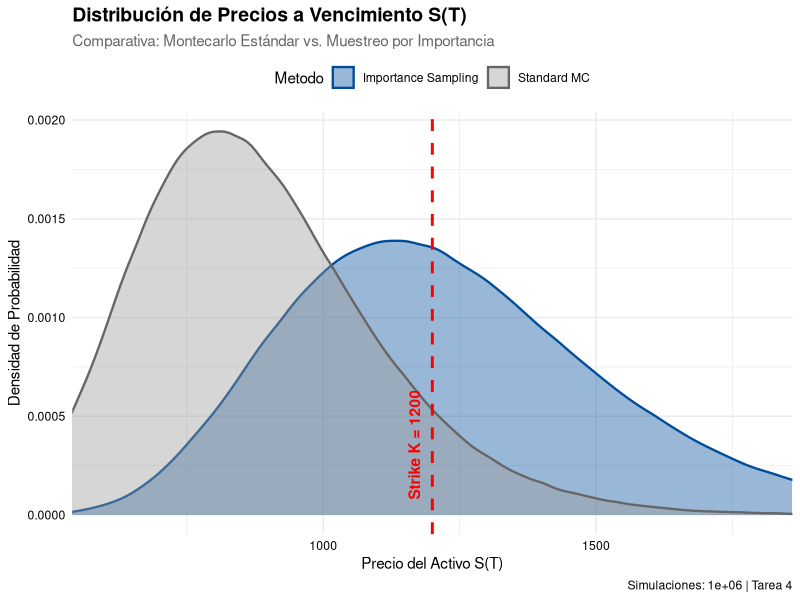

R code for this plot:
# --- PARÁMETROS INICIALES (Coherentes con Tarea 1) ---
S0 <- 800
K <- 1200  # Nota: Prueba a cambiar K a 1200 para ver la magia del IS
T <- 5
r <- 0.02
sigma <- 0.11
M_paths <- 1000000 # Un millón de simulaciones

# --- 1. MONTECARLO ESTÁNDAR (CRUDO) ---
# Simulamos Z ~ N(0,1)
set.seed(1)
Z_crudo <- rnorm(M_paths, mean = 0, sd = 1)

# Fórmula cerrada para ST (solución de la EDO de Black-Scholes)
ST_crudo <- S0 * exp((r - 0.5 * sigma^2) * T + sigma * sqrt(T) * Z_crudo)

# Payoff y Precio
payoff_crudo <- pmax(ST_crudo - K, 0)
precio_mc_crudo <- mean(payoff_crudo) * exp(-r * T)
var_crudo <- var(payoff_crudo * exp(-r * T)) # Varianza del estimador

# --- 2. MUESTREO POR IMPORTANCIA (IMPORTANCE SAMPLING) ---

# Paso clave: Definir 'mu'. ¿Cuánto queremos empujar la simulación?
# Heurística: Queremos que la media de log(ST) se acerque a log(K).
# Esto fuerza a que muchas simulaciones acaben cerca del Strike.
mu_shift <- (log(K / S0) - (r - 0.5 * sigma^2) * T) / (sigma * sqrt(T))

# Simulamos Z* ~ N(mu, 1)
set.seed(1)
Z_is <- rnorm(M_paths, mean = mu_shift, sd = 1) 

# Calculamos ST con las Z desplazadas
ST_is <- S0 * exp((r - 0.5 * sigma^2) * T + sigma * sqrt(T) * Z_is)

# CÁLCULO DEL PESO (Radon-Nikodym)
# W = f(x) / g(x) -> Corrección por haber cambiado la distribución
weights <- exp(-mu_shift * Z_is + 0.5 * mu_shift^2)

# Payoff ponderado
payoff_is <- pmax(ST_is - K, 0) * weights
precio_mc_is <- mean(payoff_is) * exp(-r * T)
var_is <- var(payoff_is * exp(-r * T))

# --- 3. COMPARACIÓN DE RESULTADOS ---

# Precio Black-Scholes (Benchmark exacto)
d1 <- (log(S0/K) + (r + sigma^2/2)*T) / (sigma*sqrt(T))
d2 <- d1 - sigma*sqrt(T)
precio_bs <- S0*pnorm(d1) - K*exp(-r*T)*pnorm(d2)

cat("Resultados Comparativos:\n")
cat("------------------------------------------------\n")
cat("Precio Black-Scholes (Teórico):", round(precio_bs, 4), "\n")
cat("Precio MC Estándar:            ", round(precio_mc_crudo, 4), "\n")
cat("Precio MC Importance Sampling: ", round(precio_mc_is, 4), "\n\n")

cat("Análisis de Eficiencia (Varianza):\n")
cat("------------------------------------------------\n")
cat("Varianza MC Estándar:          ", var_crudo, "\n")
cat("Varianza MC IS:                ", var_is, "\n")
ratio_reduccion <- var_crudo / var_is
cat("Factor de Reducción de Varianza:", round(ratio_reduccion, 2), "veces mejor\n")

# Intervalos de Confianza (al 95%)
error_std_crudo <- sqrt(var_crudo / M_paths)
error_std_is <- sqrt(var_is / M_paths)

cat("\nPrecisión (Ancho del intervalo de confianza):\n")
cat("Error Estándar (Crudo):", round(error_std_crudo, 5), "\n")
cat("Error Estándar (IS):   ", round(error_std_is, 5), "\n")


# --- 4. VISUALIZACIÓN PROFESIONAL CON GGPLOT2 ---

library(ggplot2)


df_plot <- data.frame(
  S_T = c(ST_crudo, ST_is),
  Metodo = factor(rep(c("Standard MC", "Importance Sampling"), each = M_paths))
)

# 2. Definición de límites para el Zoom (Focus Area)
# Nos centramos alrededor del Strike para ver el detalle de las colas
x_min <- K * 0.5
x_max <- K * 1.5

# 3. Generación del Gráfico
g <- ggplot(df_plot, aes(x = S_T, fill = Metodo, color = Metodo)) +
  
  # Geometría de Densidad (con transparencia alpha para ver el solapamiento)
  geom_density(alpha = 0.4, size = 0.8) +
  
  # Línea vertical del Strike
  geom_vline(xintercept = K, linetype = "dashed", color = "red", size = 1) +
  
  # Anotación de texto para el Strike
  annotate("text", x = K, y = 0, label = paste(" Strike K =", K), 
           vjust = -1, hjust = -0.1, color = "red", angle = 90, fontface = "bold") +
  
  # Colores corporativos/académicos (Gris para el base, Azul para el destacado)
  scale_fill_manual(values = c("Importance Sampling" = "#004c99", "Standard MC" = "#999999")) +
  scale_color_manual(values = c("Importance Sampling" = "#004c99", "Standard MC" = "#666666")) +
  
  # Control de ejes y zoom (coord_cartesian no elimina datos, solo hace zoom)
  coord_cartesian(xlim = c(x_min, x_max)) +
  
  # Etiquetas y Títulos
  labs(
    title = "Distribución de Precios a Vencimiento S(T)",
    subtitle = "Comparativa: Montecarlo Estándar vs. Muestreo por Importancia",
    x = "Precio del Activo S(T)",
    y = "Densidad de Probabilidad",
    caption = paste("Simulaciones:", format(M_paths, big.mark=","), "| Tarea 4")
  ) +
  
  # Tema limpio (minimalista, ideal para documentos académicos)
  theme_minimal() +
  theme(
    legend.position = "top",
    plot.title = element_text(face = "bold", size = 14),
    plot.subtitle = element_text(color = "gray40"),
    axis.text = element_text(color = "black")
  )

# 4. Mostrar el gráfico
print(g)
